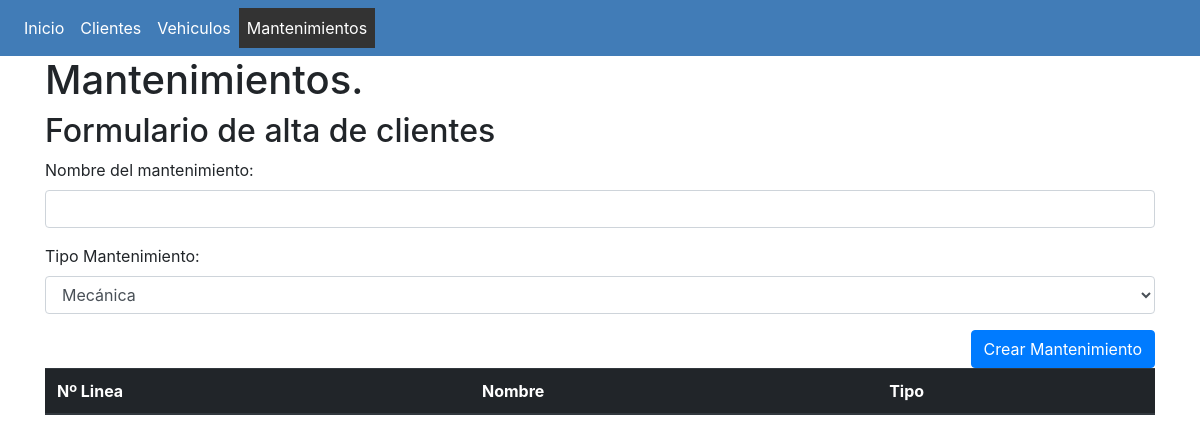
The page /mantenimiento.php on the database as committed earlier.
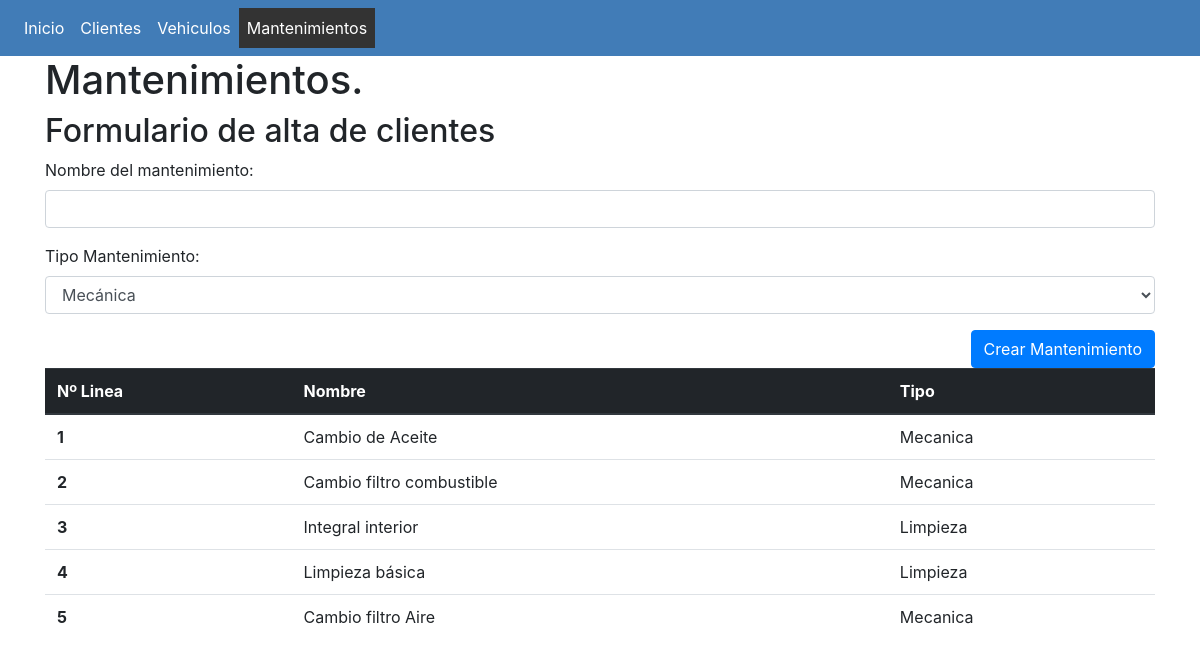
The same page on the database as committed later.
### tables this page shows
CREATE TABLE `mantenimiento` (
  `id_mantenimiento` int(11) NOT NULL,
  `nombre` varchar(100) NOT NULL,
  `tipo` tinyint(1) NOT NULL
);

### MySQLDataSource.php (called while the page is built, shortened)
<?php
function conectar(){
    $connect = new mysqli("localhost","root","root","mantenimiento");
	if($connect->connect_errno){
       exit();
    }else{
        return $connect;
    }
}
function get_mantenimientos(){
    $sql = "SELECT * FROM `mantenimiento`";
    return select($sql);
}
function select($sql){
    $conn = conectar();
    $result = $conn->query($sql);
    return $result;
}
?>

### front.php (the view, shortened to what this page needs)
<?php
include_once "MySQLDataSource.php";
	function geturl($navdir=""){
		if($navdir=="")
		$dir=$_SERVER['PHP_SELF'];
		else
		$dir=$navdir;
		$pos=strrpos($dir,"/");
		$pos=$pos+1;
		$web=substr($dir, $pos);
		return $web;
	}
	function menu(){
		$pages = array("index.php"=>"Inicio");
 		$activePage = geturl();
 		$pages['cliente.php']		= "Clientes";
    	$pages['vehiculo.php']		= "Vehiculos";
    	$pages['mantenimiento.php']	= "Mantenimientos";
?>
		<nav class="navbar navbar-expand-lg navbar-light bg-light">
		  <div class="collapse navbar-collapse" id="navbarNav">
		    <ul class="navbar-nav">
<?php
		foreach($pages as $url=>$title):
?>
		    <li <?php if($url == $activePage):?>class="active nav-item"<?php else: ?> class="nav-item"<?php endif;?> >
		        <a class="nav-link" href="<?php echo $url;?>">
		        <?php echo $title; ?>
		        </a>
		    </li>
		<?php endforeach;
?>
		    </ul>
		  </div>
		</nav>
<?php
	}
		function tbody_mantenimiento(){
			$list = get_mantenimientos();
			if ($list->num_rows > 0) {
				$i=1;
				while($row = $list->fetch_assoc()) {
			    	echo '<tr>';
			    	echo '<th scope="row">'.$i.'</th>';
			    	echo '<td>'.$row['nombre'].'</td>';
			    	if ($row['tipo']==0) {
			    		echo '<td>Mecanica</td>';
			    	}else{
			    		echo '<td>Limpieza</td>';
			    	}
			    	echo '</tr>';
			    	$i++;
				}
			}
		}
?>

### mantenimiento.php (shortened to what this page needs)
<html>
<?php
include_once "front.php"
?>
	<head>
		<link rel="stylesheet" href="css/bootstrap.css" >
		<link rel="stylesheet" href="css/style.css">
	</head>
	<body>
<?php
		menu();
?>
		<div class="container">
			<h1>Mantenimientos. </h1>
			<h2>Formulario de alta de clientes</h2>
			<div class="form-cliente">
				<form method="post" action="mantenimiento-post.php">
					<div class="form-group">
						<label>Nombre del mantenimiento:</label>
						<input type="text" class="form-control" id="name" name="name" required>
					</div>
					<div class="form-group">
					    <label for="exampleFormControlSelect1">Tipo Mantenimiento:</label>
						<select class="form-control" name="tipo" id="tipo" >
					    	<option value="0">Mecánica</option>
					    </select>
					</div>
					<div class="form-group">
						<button type="submit" class="btn btn-primary float-right">Crear Mantenimiento</button>
					</div>
				</form>
			</div>
		</div>
		<div class="container">
			<table class="table">
				<thead class="thead-dark">
					<tr>
						<th scope="col">Nº Linea</th>
						<th scope="col">Nombre</th>
						<th scope="col">Tipo</th>
					</tr>
			</thead>
				<tbody>
<?php
				tbody_mantenimiento();
?>
 				</tbody>
			</table>
		</div>
	</body>
</html>

### css/style.css (style rules this page uses)
.bg-light { background-color: #417CB7 !important; }
nav .show > .nav-link, .navbar-light .navbar-nav .active > .nav-link, .navbar-light .navbar-nav .nav-link.show, .navbar-light .navbar-nav .nav-link.active { color: white; }
.navbar-light .navbar-nav .nav-link { color: white }
.active { background-color: #333 !important; }
.form-cliente { margin-bottom: 25px; }
.container { margin-bottom: 20px!important; }

Rows that differ between the two databases and show on the page:
added mantenimiento: nombre "Cambio de Aceite", tipo "Mecanica"
added mantenimiento: nombre "Cambio filtro combustible", tipo "Mecanica"
added mantenimiento: nombre "Integral interior", tipo "Limpieza"
added mantenimiento: nombre "Limpieza básica", tipo "Limpieza"
added mantenimiento: nombre "Cambio filtro Aire", tipo "Mecanica"
